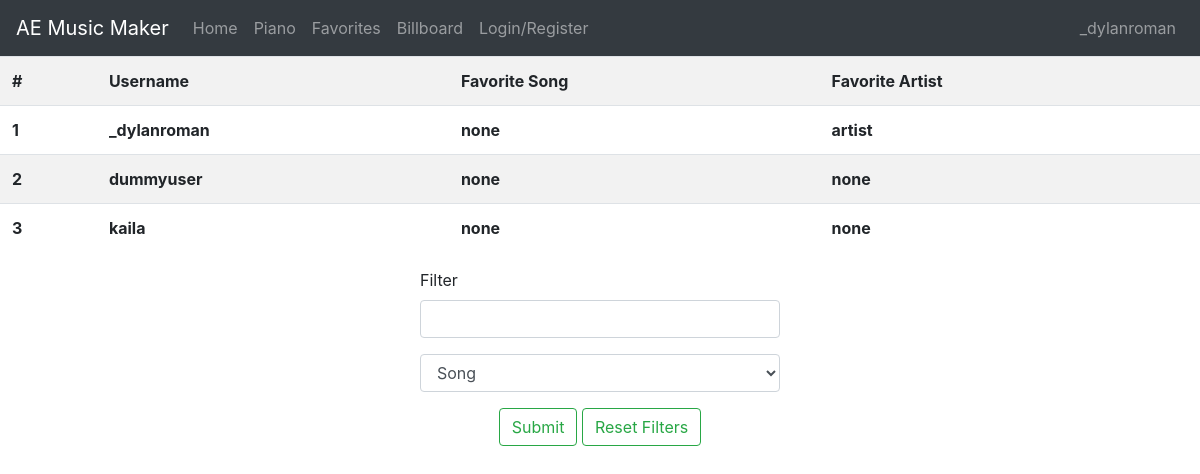
Page /favorites (signed in) on the earlier database version.
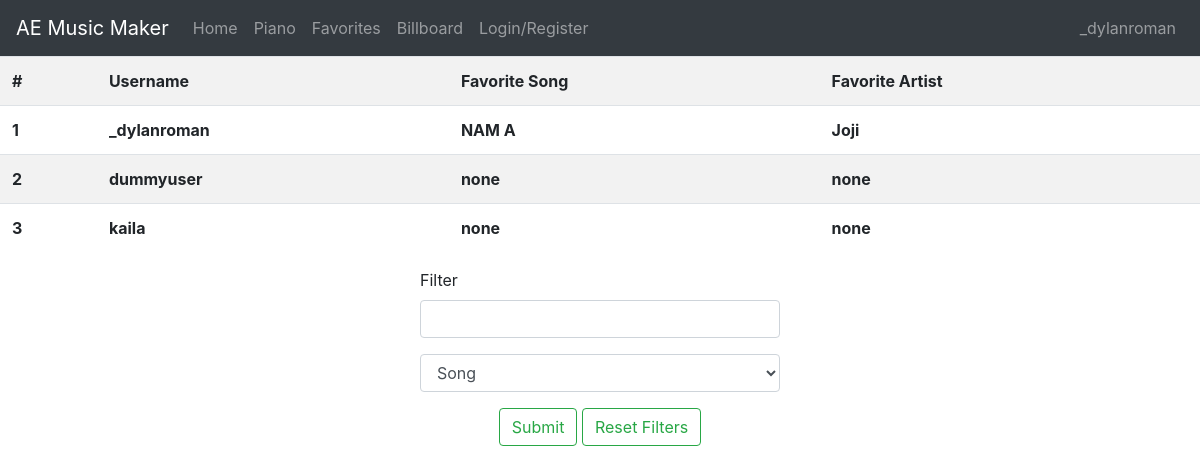
Same page on the later database version.
### bulkofproject/models.py (models this page shows, shortened)
class maindb(db.Model):
    id = db.Column(db.Integer, primary_key = True)
    username = db.Column(db.String(15), unique = True, nullable = False)
    password = db.Column(db.String, nullable = False)
    song = db.Column(db.String)
    artist = db.Column(db.String)

### bulkofproject/routes.py (the view)
@app.route('/favorites', methods = ["GET", "POST"])
def favorites():
    if 'user' in session:
        if request.method == "POST":
            key = 'key'
            dbdict = dbquery(key)
            category = str(request.form['category'])
            filter = str(request.form['filter'])
            filtered = dbfilter(dbdict, key, category, filter)
            output = filtered[key]
            user = session['user']
            return render_template('favorites.html',user = user, insession = True, output = output)
        else:
            key = 'entry'
            dbdict = dbquery(key)
            output = dbdict[key]
            user = session['user']
            return render_template('favorites.html', user = user, insession = True, output = output)
    else:
        flash("Log in to access this function")
        return redirect(url_for('login'))

### bulkofproject/filter.py (called while the page is built)
def query(key):
    list = []
    dbdict = maindb.query.all()
    for entry in dbdict:
        entry = {'user':entry.username, 'song':entry.song, 'artist':entry.artist}
        list.append(entry)
    dictionary = {key:list}
    return dictionary

### bulkofproject/templates/favorites.html (shortened to what this page needs)
<!DOCTYPE html>
<html lang="en">
<head>
    <link rel="stylesheet" href = "https://stackpath.bootstrapcdn.com/bootstrap/4.5.2/css/bootstrap.min.css">
</head>
<body>
{% extends "base.html" %}
{% block content %}
<table class="table table-striped">
    <tr>
        <th>#</th>
        <th>Username</th>
        <th>Favorite Song</th>
        <th>Favorite Artist</th>
    </tr>
    {% for entry in output %}
    <tr>
        <th>{{ (output.index(entry) + 1) }}</th>
        <th>{{ entry['user'] }}</th>
        <th>{{ entry['song'] }}</th>
        <th>{{ entry['artist'] }}</th>
    </tr>
    {% endfor %}
</table>
<form action="#" method = "post" class="ff">
    <div class="form-group">
        <label for="filter">Filter</label>
        <input type="text" name="filter" id="filter" class="form-control">
    </div>
    <div class="form-group">
        <select name="category" id="category" class="form-control">
            <option value="song">Song</option>
        </select>
    </div>
    <div class="text-center">
        <button type="submit" class="btn btn-outline-success">Submit</button>
        <a href="/favorites">
            <button type="button" class="btn btn-outline-success">Reset Filters</button>
        </a>
    </div>
</form>
{% endblock %}

### bulkofproject/templates/base.html (shortened to what this page needs)
<!DOCTYPE html>
<html lang="en">
<head>
    <link rel="stylesheet" href = "https://stackpath.bootstrapcdn.com/bootstrap/4.5.2/css/bootstrap.min.css">
</head>
<body>
    <nav class = "navbar navbar-expand navbar-dark bg-dark">
        <ul class = "navbar.content navbar-nav mr-auto">
            <a href = "/references" class = "navbar-brand">AE Music Maker</a>
            <a href = "/" class = "nav-link">Home</a>
            <li class = "nav-item">
                <a href = "/piano" class = "nav-link">Piano</a>
            </li>
            <li class = "nav-item">
                <a href = "/favorites" class = "nav-link">Favorites</a>
            </li>
            <li class = "nav-item">
                <a href = "/billboard" class = "nav-link">Billboard</a>
            </li>
            <li class = "nav-item">
                <a href = "/user" class = "nav-link">Login/Register</a>
            </li>
        </ul>
        {% if insession == True %}
        <li class = "navbar.content navbar-nav">
            <a href = "/user" class = "nav-link">{{ user }}</a>
        </li>
        {% endif %}
    </nav>
{% block content %}{% endblock %}
</body>
</html>

### bulkofproject/templates/favorites.html (style rules this page uses)
.ff { width: 30%; margin: auto; }

Differences in the rows shown:
changed maindb "_dylanroman": song "none" → "NAM A"; artist "artist" → "Joji"
